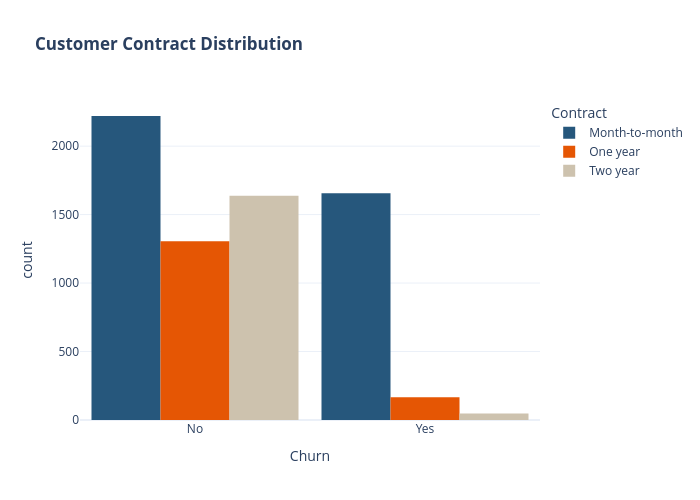

Notebook cell for this chart:
### Markdown cell above
#### For categorical features 

`Contract`,  `PaymentMethod`, `PaperlessBilling`

### Code cell
custom_colors = ['#26577C','#E55604','#CDC2AE'] 

fig = px.histogram(df, 
                   x="Churn", 
                   color="Contract", 
                   barmode="group", 
                   title="<b>Customer Contract Distribution<b>",
                   color_discrete_sequence=custom_colors)

# Update layout
fig.update_layout(width=700, height=500, bargap=0.1)

# Show the figure
fig.show()

### Figure 1 — Plotly figure (JSON) as saved in the notebook; plotly's stock layout.template omitted (floating-point values rounded to 4 significant figures; data arrays with more than 128 entries replaced by an {"elided": "..."} marker saying what was removed)
{"data": [{"alignmentgroup": "True", "bingroup": "x", "hovertemplate": "Contract=Month-to-month<br>Churn=%{x}<br>count=%{y}<extra></extra>", "legendgroup": "Month-to-month", "marker": {"color": "#26577C", "pattern": {"shape": ""}}, "name": "Month-to-month", "offsetgroup": "Month-to-month", "orientation": "v", "showlegend": true, "type": "histogram", "x": {"elided": "3875 str values"}, "xaxis": "x", "yaxis": "y"}, {"alignmentgroup": "True", "bingroup": "x", "hovertemplate": "Contract=One year<br>Churn=%{x}<br>count=%{y}<extra></extra>", "legendgroup": "One year", "marker": {"color": "#E55604", "pattern": {"shape": ""}}, "name": "One year", "offsetgroup": "One year", "orientation": "v", "showlegend": true, "type": "histogram", "x": {"elided": "1472 str values"}, "xaxis": "x", "yaxis": "y"}, {"alignmentgroup": "True", "bingroup": "x", "hovertemplate": "Contract=Two year<br>Churn=%{x}<br>count=%{y}<extra></extra>", "legendgroup": "Two year", "marker": {"color": "#CDC2AE", "pattern": {"shape": ""}}, "name": "Two year", "offsetgroup": "Two year", "orientation": "v", "showlegend": true, "type": "histogram", "x": {"elided": "1685 str values"}, "xaxis": "x", "yaxis": "y"}], "layout": {"bargap": 0.1, "barmode": "group", "height": 500, "legend": {"title": {"text": "Contract"}, "tracegroupgap": 0}, "title": {"text": "<b>Customer Contract Distribution<b>"}, "width": 700, "xaxis": {"anchor": "y", "domain": [0, 1], "title": {"text": "Churn"}}, "yaxis": {"anchor": "x", "domain": [0, 1], "title": {"text": "count"}}}}
